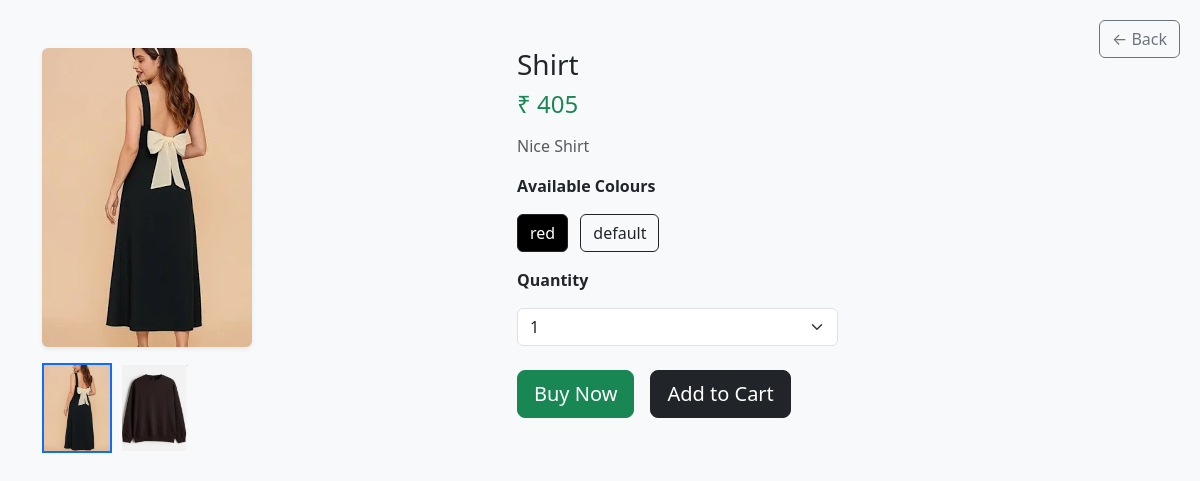
/product/5, run on the app's committed database.
### tables this page shows
CREATE TABLE products (
    id INTEGER PRIMARY KEY AUTOINCREMENT,
    name TEXT NOT NULL,
    price INTEGER NOT NULL,
    description TEXT
, quantity INTEGER DEFAULT 0);

CREATE TABLE product_images (
    id INTEGER PRIMARY KEY AUTOINCREMENT,
    product_id INTEGER,
    color TEXT,
    image TEXT, quantity INTEGER DEFAULT 0,
    FOREIGN KEY (product_id) REFERENCES products(id)
);

### app.py (the view)
@app.route("/product/<int:product_id>")
def product_detail(product_id):
    conn = get_db()
    cur = conn.cursor()
    cur.execute("""
        SELECT id, name, price, description, quantity
        FROM products
        WHERE id = ?
    """, (product_id,))
    product = cur.fetchone()
    if not product:
        conn.close()
        return redirect("/")
    if product[4] <= 0:
        conn.close()
        return redirect("/")
    cur.execute("""
        SELECT color, image
        FROM product_images
        WHERE product_id = ?
    """, (product_id,))
    rows = cur.fetchall()
    conn.close()
    images_by_colour = {}
    for colour, image in rows:
        safe_colour = colour if colour else "Default"
        images_by_colour.setdefault(safe_colour, []).append("images/" + image)
    return render_template(
        "product.html",
        product=product,              # (id, name, price, description, quantity)
        images_by_colour=images_by_colour,
        cart=session.get("cart", [])
    )

### app.py (called while the page is built)
def get_db():
    conn = sqlite3.connect(
        "database.db",
        timeout=30,              # wait instead of locking
        check_same_thread=False  # allow Flask threads
    )
    conn.row_factory = sqlite3.Row
    conn.execute("PRAGMA journal_mode=WAL;")
    conn.execute("PRAGMA synchronous=NORMAL;")
    return conn

### templates/product.html (shortened to what this page needs)
<!DOCTYPE html>
<html lang="en">
<head>
    <link href="https://cdn.jsdelivr.net/npm/bootstrap@5.3.2/dist/css/bootstrap.min.css" rel="stylesheet">
</head>
<body class="bg-light">
<div style="position: absolute; top: 20px; right: 20px; z-index: 1000;">
    <button onclick="history.back()" class="btn btn-outline-secondary">
        ← Back
    </button>
</div>
<div class="container mt-5">
    <div class="row">
        <div class="col-md-5">
            {% set first_colour = images_by_colour.keys()|list|first %}
            {% set first_image = images_by_colour[first_colour][0] %}
            <img id="mainImage"
                 src="{{ url_for('static', filename=first_image) }}"
                 class="img-fluid rounded shadow-sm mb-3">
            <div id="thumbContainer" class="d-flex gap-2 flex-wrap">
                {% for img in images_by_colour[first_colour] %}
                    <img src="{{ url_for('static', filename=img) }}"
                         class="thumb {% if loop.first %}active{% endif %}"
                         onclick="changeMainImage('{{ img }}', this)">
                {% endfor %}
            </div>
        </div>
        <div class="col-md-7">
            <h3>{{ product[1] }}</h3>
            <h4 class="text-success">₹ {{ product[2] }}</h4>
            <p class="text-muted mt-3">
                {{ product[3] }}
            </p>
            <p class="fw-bold mt-3">Available Colours</p>
            <div id="colorButtons" class="mb-3">
                {% for colour in images_by_colour.keys() %}
                    <button type="button"
                            class="btn btn-outline-dark me-2 color-btn {% if loop.first %}active{% endif %}"
                            onclick="changeColour('{{ colour }}', this)">
                        {{ colour }}
                    </button>
                {% endfor %}
            </div>
            {% if product[4] > 0 %}
                <p class="fw-bold mt-3">Quantity</p>
                <select class="form-select w-50 mb-4" id="quantitySelect">
                    {% for i in range(1, product[4] + 1) %}
                        <option value="{{ i }}">{{ i }}</option>
                    {% endfor %}
                </select>
                <div class="d-flex gap-3">
                    <form method="post" action="/buy_now/{{ product[0] }}">
                        <button type="submit" class="btn btn-success btn-lg">
                            Buy Now
                        </button>
                    </form>
                    <form method="post" action="/add_to_cart">
                        <button type="submit" class="btn btn-dark btn-lg">
                            Add to Cart
                        </button>
                    </form>
                </div>
            {% else %}
                <button class="btn btn-secondary btn-lg mt-3" disabled>
                    Out of Stock
                </button>
            {% endif %}
        </div>
    </div>
</div>
</body>
</html>

### templates/product.html (style rules this page uses)
.thumb { width: 70px; height: 90px; object-fit: cover; cursor: pointer; border: 2px solid transparent; }
.thumb.active { border: 2px solid #0d6efd; }
.color-btn.active { background: #000; color: #fff; }

### data on the page
products: name "Shirt", price "405", description "Nice Shirt", quantity "1"
product_images: color "red"
product_images: color "default"
